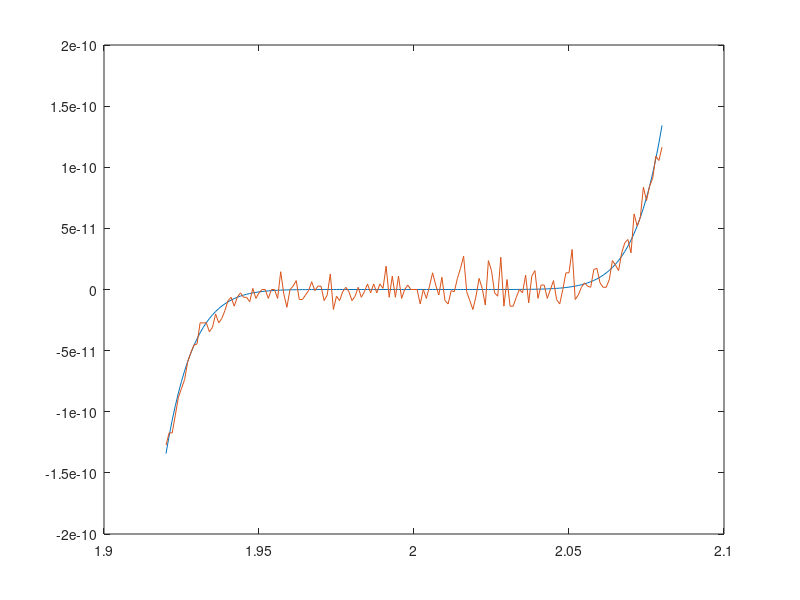

This chart was generated by the following MATLAB code:
clear;clc;

X = 1.920:.001:2.080;

fx = (X-2).^9;
 
gx = X.^9-18.*X.^8+144.*X.^7-672.*X.^6+2016.*X.^5-4032.*X.^4+5376.*X.^3-4608.*X.^2+2304.*X-512;

plot(X,fx,X,gx)